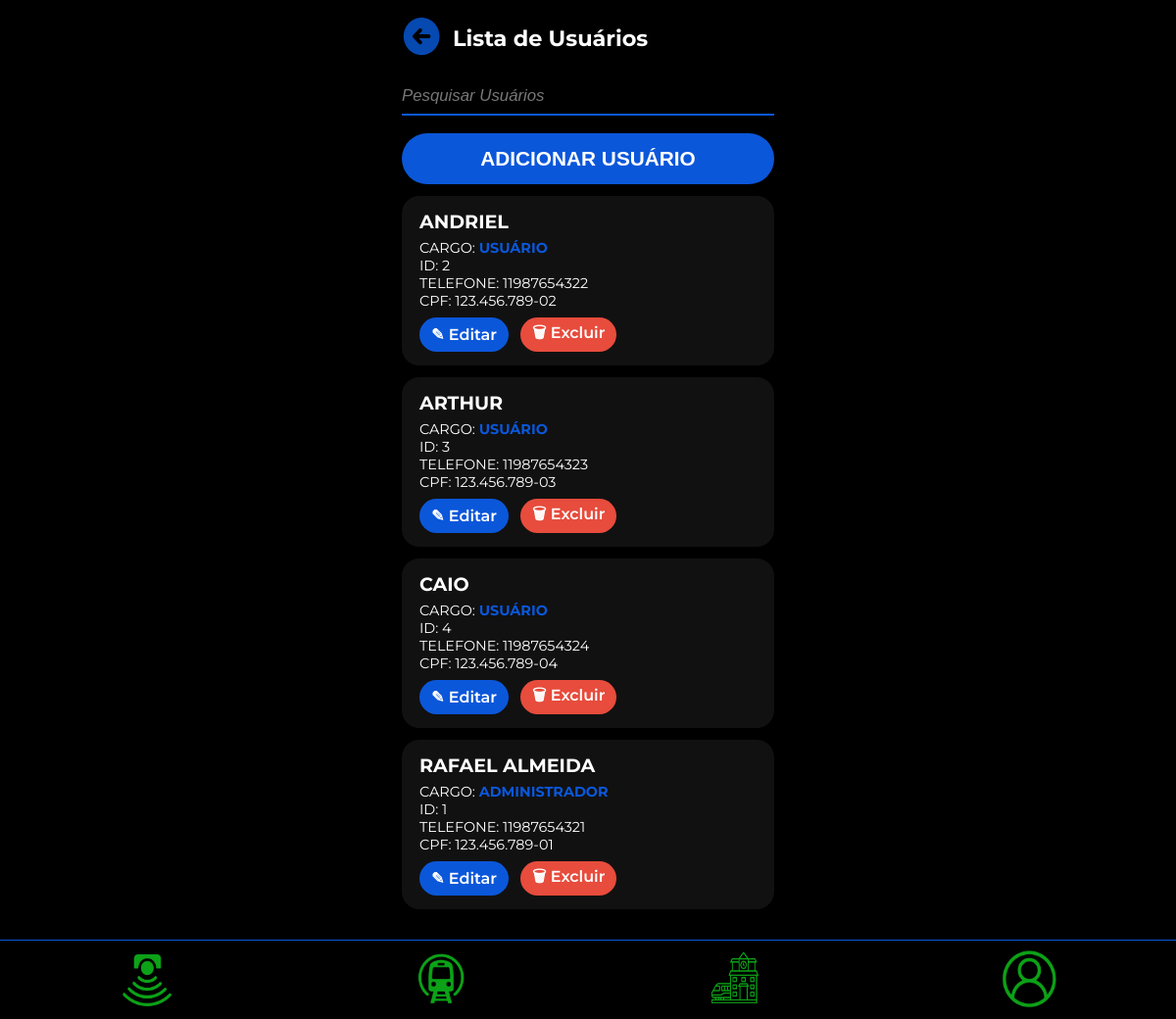
The app's page /private/lista_usuarios.php with its own data.
### tables this page shows
CREATE TABLE `usuario` (
  `id_usuario` int NOT NULL,
  `nome_completo` varchar(120) NOT NULL,
  `email` varchar(100) NOT NULL,
  `telefone` varchar(11) NOT NULL,
  `cep` varchar(8) NOT NULL,
  `cpf` varchar(11) NOT NULL,
  `senha` varchar(255) NOT NULL,
  `tipo_usuario` int NOT NULL,
  `data_criacao` timestamp NULL DEFAULT CURRENT_TIMESTAMP
);

### private/lista_usuarios.php (the view, shortened to what this page needs)
<?php
include '../public/db.php';
$search = $_GET['search'] ?? '';
if ($search) {
    $like = "%$search%";
    $stmt = $conn->prepare("SELECT id_usuario, nome_completo, cpf, telefone, tipo_usuario FROM usuario WHERE nome_completo LIKE ? ORDER BY nome_completo ASC");
    $stmt->bind_param("s", $like);
    $stmt->execute();
    $result = $stmt->get_result();
} else {
    $result = $conn->query("SELECT id_usuario, nome_completo, cpf, telefone, tipo_usuario FROM usuario ORDER BY nome_completo ASC");
}
?>
<!DOCTYPE html>
<html lang="pt-br">
<head>
</head>
<body>
<div class="container" role="main" aria-label="Lista de usuários">
  <header>
    <a href="pagina_inicial_adm.php" class="back-btn" aria-label="Voltar"><img src="../assets/icons/seta_esquerda.png" alt="Voltar"></a>
    <h1>Lista de Usuários</h1>
  </header>
  <form class="search-form" method="get" action="">
    <input type="search" name="search" placeholder="Pesquisar Usuários" value="<?php echo htmlspecialchars($search); ?>" aria-label="Pesquisar Usuários" />
  </form>
  <button class="btn-add" onclick="location.href='cadastrar_user.php'">ADICIONAR USUÁRIO</button>
  <?php
    if ($result->num_rows === 0) {
      echo '<p style="color:#777; text-align:center;">Nenhum usuário encontrado.</p>';
    } else {
      while ($user = $result->fetch_assoc()) {
        $cargo_texto = ($user['tipo_usuario'] == 1) ? 'ADMINISTRADOR' : 'USUÁRIO';
        $cpf_formt = preg_replace('/(\d{3})(\d{3})(\d{3})(\d{2})/', '$1.$2.$3-$4', $user['cpf']);
  ?>
    <article class="user-card" tabindex="0" aria-label="Usuário <?php echo htmlspecialchars($user['nome_completo']); ?>">
      <strong class="nome"><?php echo htmlspecialchars($user['nome_completo']); ?></strong>
      <div class="dados">
        CARGO: <span class="cargo"><?php echo $cargo_texto; ?></span><br/>
        ID: <?php echo $user['id_usuario']; ?><br/>
        TELEFONE: <?php echo htmlspecialchars($user['telefone']); ?><br/>
        CPF: <?php echo $cpf_formt; ?>
      </div>
      <div class="acoes">
        <a href="crud/update_usuarios.php?id=<?php echo $user['id_usuario']; ?>" class="acao-btn" title="Editar Usuário">&#9998; Editar</a>
        <a href="crud/delete_usuarios.php?id=<?php echo $user['id_usuario']; ?>" class="acao-btn delete" title="Excluir Usuário" onclick="return confirm('Confirma exclusão?');">&#128465; Excluir</a>
      </div>
    </article>
  <?php }} ?>
</div>
<footer role="contentinfo" aria-label="Menu principal">
  <form action="" method="post"><input type="hidden" name="redirect_page" value="sensores"><button type="submit" title="Sensores"><img src="../assets/icons/tela_sensor_icon.png" alt="Ícone sensores"></button></form>
  <form action="" method="post"><input type="hidden" name="redirect_page" value="trens"><button type="submit" title="Trens"><img src="../assets/icons/tela_tren_icon.png" alt="Ícone trens"></button></form>
  <form action="" method="post"><input type="hidden" name="redirect_page" value="estacoes"><button type="submit" title="Estações"><img src="../assets/icons/tela_estacao_icon.png" alt="Ícone estações"></button></form>
  <form action="" method="post"><input type="hidden" name="redirect_page" value="perfil"><button type="submit" title="Perfil"><img src="../assets/icons/tela_perfil_icon.png" alt="Ícone perfil"></button></form>
</footer>
</body>
</html>

### private/lista_usuarios.php (style rules this page uses)
body { margin: 0; font-family: 'Montserrat', sans-serif; background: #000; color: white; display: flex; justify-content: center; }
.container { width: 100%; max-width: 380px; padding: 10px 15px 100px; }
header { display: flex; align-items: center; gap: 12px; margin-bottom: 12px; }
header a.back-btn { text-decoration: none; color: #0B57DA; font-weight: 700; font-size: 1.3rem; }
header a.back-btn img { width: 40px; height: 40px; }
h1 { font-size: 1.4rem; font-weight: 700; }
form.search-form input[type="search"] { width: 100%; background: none; border: none; border-bottom: 2.5px solid #0B57DA; color: white; font-size: 1.05rem; padding: 8px 0; margin-bottom: 18px; outline: none; }
form.search-form input::placeholder { color: #777; font-style: italic; }
button.btn-add { width: 100%; background: #0B57DA; border-radius: 30px; border: none; padding: 14px; font-size: 1.3rem; font-weight: 700; color: white; margin-bottom: 12px; cursor: pointer; user-select: none; transition: background-color 0.3s ease; }
article.user-card { background: #111; border-radius: 18px; padding: 14px 18px; margin-bottom: 12px; }
article.user-card strong.nome { font-weight: 700; font-size: 1.2rem; text-transform: uppercase; margin-bottom: 6px; display: block; }
article.user-card span.cargo { color: #0B57DA; font-weight: 700; }
article.user-card .dados { font-size: 0.9rem; margin-bottom: 8px; }
article.user-card .acoes { display: flex; gap: 12px; }
a.acao-btn { background: #0B57DA; padding: 4px 12px; border-radius: 30px; color: white; font-weight: 600; text-decoration: none; font-size: 1rem; user-select: none; display: flex; align-items: center; gap: 5px; transition: background-color 0.3s ease; }
a.acao-btn.delete { background: #e74c3c; color: #fff; }
footer { position: fixed; bottom: 0; left: 0; right: 0; height: 80px; background: #000; border-top: 1px solid #0B57DA; display: flex; justify-content: space-around; align-items: center; user-select: none; }
footer form { display: inline; }
footer button { border: none; background: none; cursor: pointer; }
footer img { width: 60px; height: 60px; }

### records on screen
usuario: nome_completo "ANDRIEL", tipo_usuario "USUÁRIO", id_usuario "2", telefone "11987654322", cpf "123.456.789-02"
usuario: nome_completo "ARTHUR", tipo_usuario "USUÁRIO", id_usuario "3", telefone "11987654323", cpf "123.456.789-03"
usuario: nome_completo "CAIO", tipo_usuario "USUÁRIO", id_usuario "4", telefone "11987654324", cpf "123.456.789-04"
usuario: nome_completo "RAFAEL ALMEIDA", tipo_usuario "ADMINISTRADOR", id_usuario "1", telefone "11987654321", cpf "123.456.789-01"
